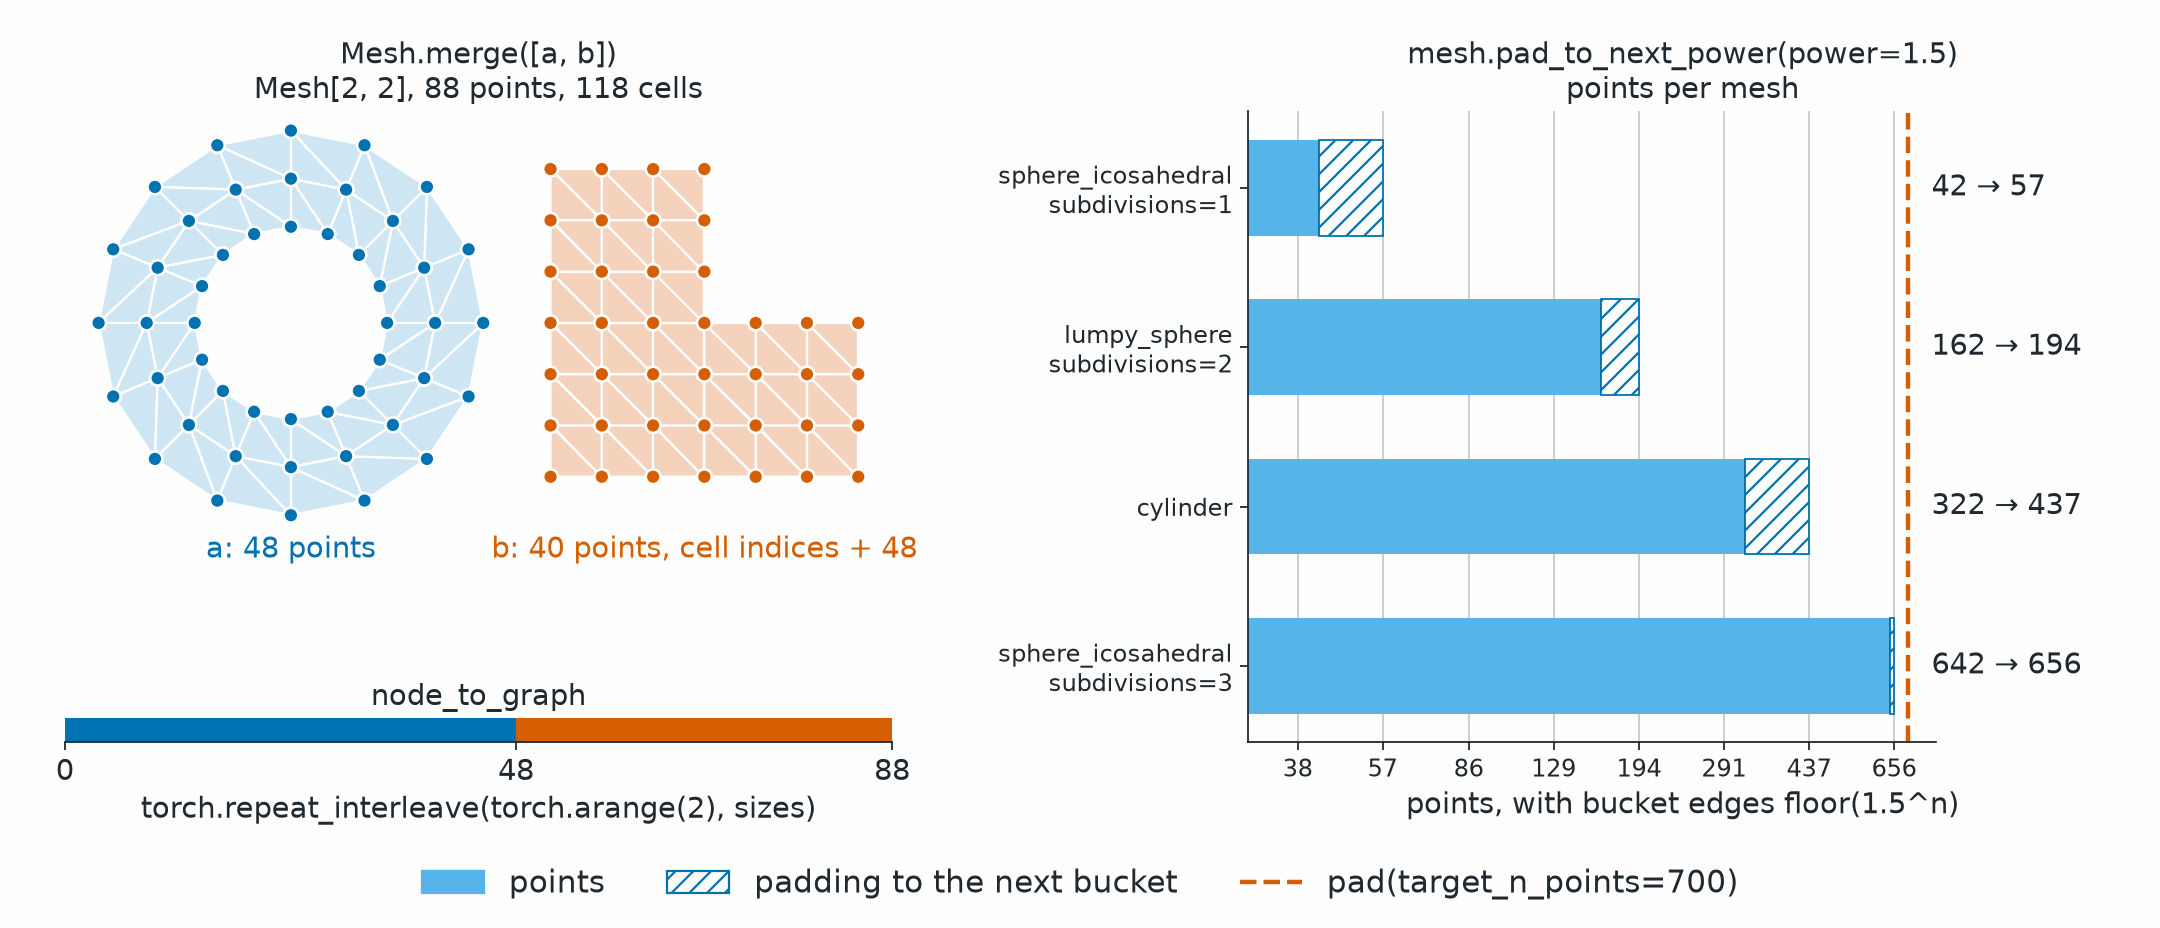

Write Python code to recreate this figure.
# SPDX-FileCopyrightText: Copyright (c) 2023 - 2026 NVIDIA CORPORATION & AFFILIATES.
# SPDX-FileCopyrightText: All rights reserved.
# SPDX-License-Identifier: Apache-2.0
#
# Licensed under the Apache License, Version 2.0 (the "License");
# you may not use this file except in compliance with the License.
# You may obtain a copy of the License at
#
# http://www.apache.org/licenses/LICENSE-2.0
#
# Unless required by applicable law or agreed to in writing, software
# distributed under the License is distributed on an "AS IS" BASIS,
# WITHOUT WARRANTIES OR CONDITIONS OF ANY KIND, either express or implied.
# See the License for the specific language governing permissions and
# limitations under the License.


"""Render batching by Mesh.merge and fixed or bucketed padding for torch.compile."""

from pathlib import Path

import _style as style
import matplotlib.pyplot as plt
import torch
from matplotlib.collections import PolyCollection
from matplotlib.colors import ListedColormap
from matplotlib.lines import Line2D
from matplotlib.patches import Patch

from physicsnemo.mesh import Mesh
from physicsnemo.mesh.primitives.planar import annulus_2d, l_shape
from physicsnemo.mesh.primitives.procedural import lumpy_sphere
from physicsnemo.mesh.primitives.surfaces import cylinder, sphere_icosahedral

OUTPUT = Path(__file__).parent / "batching_merge_pad.png"

POWER = 1.5
FIXED_N_POINTS = 700
COLORS = (style.SECOND, style.RESULT)
FILLS = ("#cfe6f5", "#f6d2bd")  # light fills of the two sample colors


def _merge_panel(axis, strip):
    """Merge two planar meshes and draw the result colored by sample."""

    a = annulus_2d.load(n_radial=3, n_angular=16)
    b = l_shape.load(size=1.6, subdivisions=3).translate(torch.tensor([1.35, -0.8]))
    batch = Mesh.merge([a, b])
    # The cells of b now index the points of b, which follow the points of a.
    if not torch.equal(batch.cells[a.n_cells :], b.cells + a.n_points):
        raise RuntimeError("Mesh.merge did not offset the cells of b")
    sizes = torch.tensor([a.n_points, b.n_points])
    node_to_graph = torch.repeat_interleave(torch.arange(2), sizes)

    points = batch.points.numpy()
    cell_to_graph = node_to_graph[batch.cells[:, 0]].numpy()
    axis.add_collection(
        PolyCollection(
            points[batch.cells.numpy()],
            facecolors=[FILLS[g] for g in cell_to_graph],
            edgecolors="white",
            linewidths=1.0,
        )
    )
    axis.scatter(
        points[:, 0],
        points[:, 1],
        s=45,
        c=[COLORS[g] for g in node_to_graph.numpy()],
        edgecolor="white",
        linewidth=1.2,
        zorder=5,
    )
    axis.text(0.0, -1.22, f"a: {a.n_points} points", ha="center", color=COLORS[0])
    axis.text(
        2.15,
        -1.22,
        f"b: {b.n_points} points, cell indices + {a.n_points}",
        ha="center",
        color=COLORS[1],
    )
    axis.set_title(
        "Mesh.merge([a, b])\n"
        f"Mesh[2, 2], {batch.n_points} points, {batch.n_cells} cells"
    )
    style.clean_axis(axis, ((-1.1, 3.05), (-1.4, 1.1)))

    strip.imshow(
        node_to_graph[None, :].numpy(),
        cmap=ListedColormap(COLORS),
        aspect="auto",
        extent=(0, batch.n_points, 0, 1),
    )
    strip.set_xticks([0, a.n_points, batch.n_points])
    strip.set_yticks([])
    for side in ("top", "right", "left"):
        strip.spines[side].set_visible(False)
    strip.set_title("node_to_graph", fontsize=13)
    strip.set_xlabel("torch.repeat_interleave(torch.arange(2), sizes)")


def _padding_panel(axis):
    """Compare bucketed padding with one fixed size, for meshes of four sizes."""

    meshes = [
        ("sphere_icosahedral\nsubdivisions=1", sphere_icosahedral.load(subdivisions=1)),
        ("lumpy_sphere\nsubdivisions=2", lumpy_sphere.load(subdivisions=2)),
        ("cylinder", cylinder.load()),
        ("sphere_icosahedral\nsubdivisions=3", sphere_icosahedral.load(subdivisions=3)),
    ]
    if FIXED_N_POINTS < max(mesh.n_points for _, mesh in meshes):
        raise RuntimeError("FIXED_N_POINTS must fit the largest mesh")
    for row, (_, mesh) in enumerate(meshes):
        padded = mesh.pad_to_next_power(power=POWER)
        axis.barh(row, mesh.n_points, color=style.SECOND_FILL, height=0.6)
        axis.barh(
            row,
            padded.n_points - mesh.n_points,
            left=mesh.n_points,
            color="white",
            edgecolor=style.SECOND,
            hatch="///",
            linewidth=0.8,
            height=0.6,
        )
        # One column of labels to the right of the fixed size.
        axis.text(
            FIXED_N_POINTS * 1.12,
            row,
            f"{mesh.n_points} → {padded.n_points}",
            va="center",
        )
    axis.axvline(FIXED_N_POINTS, color=style.RESULT, linestyle="--", linewidth=2.0)

    buckets = [int(POWER**n) for n in range(9, 17)]
    axis.set_xscale("log")
    axis.set_xticks(buckets, [str(b) for b in buckets], fontsize=11)
    axis.minorticks_off()
    axis.grid(axis="x", color=style.FAINT_EDGE, linewidth=0.8)
    axis.set_axisbelow(True)
    axis.set_xlim(30, 1900)
    axis.set_xlabel(f"points, with bucket edges floor({POWER}^n)")
    axis.set_yticks(range(len(meshes)), [name for name, _ in meshes], fontsize=11)
    axis.invert_yaxis()
    for side in ("top", "right"):
        axis.spines[side].set_visible(False)
    # End the axis line past the fixed size, short of the label column.
    axis.spines["bottom"].set_bounds(30, 800)
    axis.set_title(f"mesh.pad_to_next_power(power={POWER})\npoints per mesh")
    return [
        Patch(color=style.SECOND_FILL),
        Patch(facecolor="white", edgecolor=style.SECOND, hatch="///"),
        Line2D([], [], color=style.RESULT, linestyle="--", linewidth=2.0),
    ], [
        "points",
        "padding to the next bucket",
        f"pad(target_n_points={FIXED_N_POINTS})",
    ]


def main():
    """Generate the documentation image."""

    figure = plt.figure(figsize=(13.5, 5.8))
    grid = figure.add_gridspec(
        2,
        2,
        width_ratios=(1.0, 1.05),
        height_ratios=(1.0, 0.05),
        wspace=0.42,
        hspace=0.5,
    )
    _merge_panel(figure.add_subplot(grid[0, 0]), figure.add_subplot(grid[1, 0]))
    handles, labels = _padding_panel(figure.add_subplot(grid[:, 1]))
    figure.legend(handles, labels, loc="lower center", ncol=3, frameon=False)
    figure.subplots_adjust(left=0.03, right=0.98, bottom=0.2, top=0.88)
    style.save(figure, OUTPUT)


if __name__ == "__main__":
    main()
